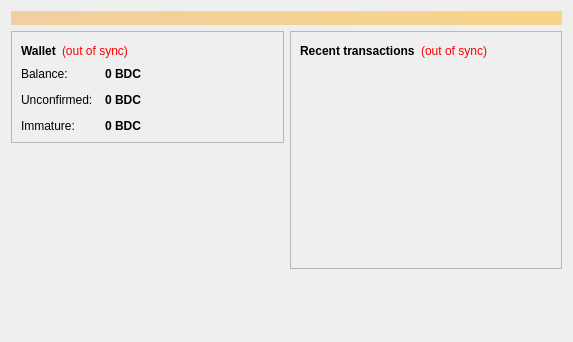
<?xml version="1.0" encoding="UTF-8"?>
<ui version="4.0">
 <class>OverviewPage</class>
 <widget class="QWidget" name="OverviewPage">
  <property name="geometry">
   <rect>
    <x>0</x>
    <y>0</y>
    <width>573</width>
    <height>342</height>
   </rect>
  </property>
  <property name="windowTitle">
   <string>Form</string>
  </property>
  <layout class="QVBoxLayout" name="topLayout">
   <item>
    <widget class="QLabel" name="labelAlerts">
     <property name="visible">
      <bool>false</bool>
     </property>
     <property name="styleSheet">
      <string notr="true">background-color: qlineargradient(x1: 0, y1: 0, x2: 1, y2: 0, stop:0 #F0D0A0, stop:1 #F8D488); color:#000000;</string>
     </property>
     <property name="wordWrap">
      <bool>true</bool>
     </property>
     <property name="margin">
      <number>3</number>
     </property>
    </widget>
   </item>
   <item>
    <layout class="QHBoxLayout" name="horizontalLayout" stretch="1,1">
     <item>
      <layout class="QVBoxLayout" name="verticalLayout_2">
       <item>
        <widget class="QFrame" name="frame">
         <property name="frameShape">
          <enum>QFrame::StyledPanel</enum>
         </property>
         <property name="frameShadow">
          <enum>QFrame::Raised</enum>
         </property>
         <layout class="QVBoxLayout" name="verticalLayout_4">
          <item>
           <layout class="QHBoxLayout" name="horizontalLayout_4">
            <item>
             <widget class="QLabel" name="label_5">
              <property name="font">
               <font>
                <weight>75</weight>
                <bold>true</bold>
               </font>
              </property>
              <property name="text">
               <string>Wallet</string>
              </property>
             </widget>
            </item>
            <item>
             <widget class="QLabel" name="labelWalletStatus">
              <property name="toolTip">
               <string>The displayed information may be out of date. Your wallet automatically synchronizes with the Blackdiamondcoin network after a connection is established, but this process has not completed yet.</string>
              </property>
              <property name="styleSheet">
               <string notr="true">QLabel { color: red; }</string>
              </property>
              <property name="text">
               <string notr="true">(out of sync)</string>
              </property>
              <property name="alignment">
               <set>Qt::AlignLeading|Qt::AlignLeft|Qt::AlignVCenter</set>
              </property>
             </widget>
            </item>
            <item>
             <spacer name="horizontalSpacer_2">
              <property name="orientation">
               <enum>Qt::Horizontal</enum>
              </property>
              <property name="sizeHint" stdset="0">
               <size>
                <width>40</width>
                <height>20</height>
               </size>
              </property>
             </spacer>
            </item>
           </layout>
          </item>
          <item>
           <layout class="QFormLayout" name="formLayout_2">
            <property name="fieldGrowthPolicy">
             <enum>QFormLayout::AllNonFixedFieldsGrow</enum>
            </property>
            <property name="horizontalSpacing">
             <number>12</number>
            </property>
            <property name="verticalSpacing">
             <number>12</number>
            </property>
            <item row="0" column="0">
             <widget class="QLabel" name="label">
              <property name="text">
               <string>Balance:</string>
              </property>
             </widget>
            </item>
            <item row="0" column="1">
             <widget class="QLabel" name="labelBalance">
              <property name="font">
               <font>
                <weight>75</weight>
                <bold>true</bold>
               </font>
              </property>
              <property name="cursor">
               <cursorShape>IBeamCursor</cursorShape>
              </property>
              <property name="toolTip">
               <string>Your current balance</string>
              </property>
              <property name="text">
               <string notr="true">0 BDC</string>
              </property>
              <property name="textInteractionFlags">
               <set>Qt::LinksAccessibleByMouse|Qt::TextSelectableByKeyboard|Qt::TextSelectableByMouse</set>
              </property>
             </widget>
            </item>
            <item row="1" column="0">
             <widget class="QLabel" name="label_3">
              <property name="text">
               <string>Unconfirmed:</string>
              </property>
             </widget>
            </item>
            <item row="1" column="1">
             <widget class="QLabel" name="labelUnconfirmed">
              <property name="font">
               <font>
                <weight>75</weight>
                <bold>true</bold>
               </font>
              </property>
              <property name="cursor">
               <cursorShape>IBeamCursor</cursorShape>
              </property>
              <property name="toolTip">
               <string>Total of transactions that have yet to be confirmed, and do not yet count toward the current balance</string>
              </property>
              <property name="text">
               <string notr="true">0 BDC</string>
              </property>
              <property name="textInteractionFlags">
               <set>Qt::LinksAccessibleByMouse|Qt::TextSelectableByKeyboard|Qt::TextSelectableByMouse</set>
              </property>
             </widget>
            </item>
            <item row="2" column="0">
             <widget class="QLabel" name="labelImmatureText">
              <property name="text">
               <string>Immature:</string>
              </property>
             </widget>
            </item>
            <item row="2" column="1">
             <widget class="QLabel" name="labelImmature">
              <property name="font">
               <font>
                <weight>75</weight>
                <bold>true</bold>
               </font>
              </property>
              <property name="toolTip">
               <string>Mined balance that has not yet matured</string>
              </property>
              <property name="text">
               <string notr="true">0 BDC</string>
              </property>
              <property name="textInteractionFlags">
               <set>Qt::LinksAccessibleByMouse|Qt::TextSelectableByKeyboard|Qt::TextSelectableByMouse</set>
              </property>
             </widget>
            </item>
           </layout>
          </item>
         </layout>
        </widget>
       </item>
       <item>
        <spacer name="verticalSpacer">
         <property name="orientation">
          <enum>Qt::Vertical</enum>
         </property>
         <property name="sizeHint" stdset="0">
          <size>
           <width>20</width>
           <height>40</height>
          </size>
         </property>
        </spacer>
       </item>
      </layout>
     </item>
     <item>
      <layout class="QVBoxLayout" name="verticalLayout_3">
       <item>
        <widget class="QFrame" name="frame_2">
         <property name="frameShape">
          <enum>QFrame::StyledPanel</enum>
         </property>
         <property name="frameShadow">
          <enum>QFrame::Raised</enum>
         </property>
         <layout class="QVBoxLayout" name="verticalLayout">
          <item>
           <layout class="QHBoxLayout" name="horizontalLayout_2">
            <item>
             <widget class="QLabel" name="label_4">
              <property name="text">
               <string>&lt;b&gt;Recent transactions&lt;/b&gt;</string>
              </property>
             </widget>
            </item>
            <item>
             <widget class="QLabel" name="labelTransactionsStatus">
              <property name="toolTip">
               <string>The displayed information may be out of date. Your wallet automatically synchronizes with the Blackdiamondcoin network after a connection is established, but this process has not completed yet.</string>
              </property>
              <property name="styleSheet">
               <string notr="true">QLabel { color: red; }</string>
              </property>
              <property name="text">
               <string notr="true">(out of sync)</string>
              </property>
              <property name="alignment">
               <set>Qt::AlignRight|Qt::AlignTrailing|Qt::AlignVCenter</set>
              </property>
             </widget>
            </item>
            <item>
             <spacer name="horizontalSpacer">
              <property name="orientation">
               <enum>Qt::Horizontal</enum>
              </property>
              <property name="sizeHint" stdset="0">
               <size>
                <width>40</width>
                <height>20</height>
               </size>
              </property>
             </spacer>
            </item>
           </layout>
          </item>
          <item>
           <widget class="QListView" name="listTransactions">
            <property name="styleSheet">
             <string notr="true">QListView { background: transparent; }</string>
            </property>
            <property name="frameShape">
             <enum>QFrame::NoFrame</enum>
            </property>
            <property name="verticalScrollBarPolicy">
             <enum>Qt::ScrollBarAlwaysOff</enum>
            </property>
            <property name="horizontalScrollBarPolicy">
             <enum>Qt::ScrollBarAlwaysOff</enum>
            </property>
            <property name="selectionMode">
             <enum>QAbstractItemView::NoSelection</enum>
            </property>
           </widget>
          </item>
         </layout>
        </widget>
       </item>
       <item>
        <spacer name="verticalSpacer_2">
         <property name="orientation">
          <enum>Qt::Vertical</enum>
         </property>
         <property name="sizeHint" stdset="0">
          <size>
           <width>20</width>
           <height>40</height>
          </size>
         </property>
        </spacer>
       </item>
      </layout>
     </item>
    </layout>
   </item>
  </layout>
 </widget>
 <resources/>
 <connections/>
</ui>
